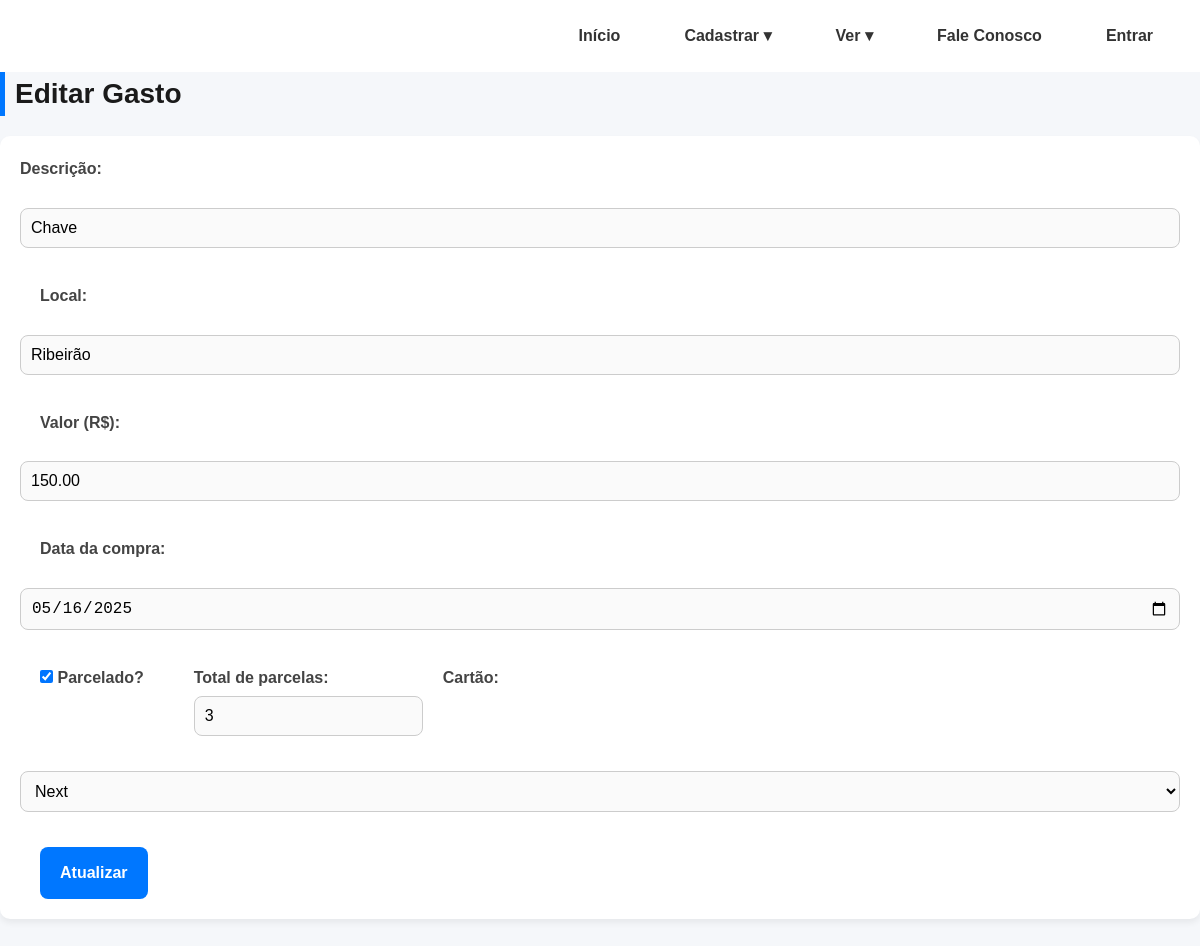
The page /editar_gasto.php?id=10 on the database its author committed.
### tables this page shows
CREATE TABLE `gastos` (
  `id` int(11) NOT NULL,
  `descricao` varchar(100) DEFAULT NULL,
  `local` varchar(100) NOT NULL,
  `valor` decimal(10,2) DEFAULT NULL,
  `data_compra` date DEFAULT NULL,
  `parcelado` tinyint(1) NOT NULL DEFAULT 0,
  `parcela_atual` int(11) NOT NULL DEFAULT 1,
  `total_parcelas` int(11) NOT NULL DEFAULT 1,
  `id_cartao` int(11) DEFAULT NULL
);

CREATE TABLE `cartoes` (
  `id` int(11) NOT NULL,
  `nome` varchar(50) NOT NULL COMMENT 'nome do cartão'
);

### editar_gasto.php (the view, shortened to what this page needs)
<?php
include 'conexao.php';
$id = $_GET['id'];
$stmt = $conexao->prepare("SELECT * FROM gastos WHERE id = ?");
$stmt->bind_param("i", $id);
$stmt->execute();
$gasto = $stmt->get_result()->fetch_assoc();
$cartoes = $conexao->query("SELECT id, nome FROM cartoes ORDER BY nome ASC");
?>
<!DOCTYPE html>
<html lang="pt-br">
<head>
    <link rel="stylesheet" href="styles.css">
</head>
<body>
<?php include 'header.php'; ?>
<h2>Editar Gasto</h2>
<form action="atualizar_gasto.php" method="post">
    <label>Descrição:</label>
    <input type="text" name="descricao" value="<?= $gasto['descricao'] ?>" required><br>
    <label>Local:</label>
    <input type="text" name="local" value="<?= $gasto['local'] ?>"><br>
    <label>Valor (R$):</label>
    <input type="number" name="valor" step="0.01" value="<?= $gasto['valor'] ?>" required><br>
    <label>Data da compra:</label>
    <input type="date" name="data_compra" value="<?= $gasto['data_compra'] ?>" required><br>
    <label><input type="checkbox" id="parcelado" name="parcelado" value="1" onclick="toggleParcelamento()" <?= $gasto['parcelado'] ? 'checked' : '' ?>> Parcelado?</label><br>
    <div id="parcelas" style="display: <?= $gasto['parcelado'] ? 'block' : 'none' ?>;">
        <label>Total de parcelas:</label>
        <input type="number" name="total_parcelas" min="2" value="<?= $gasto['total_parcelas'] ?>"><br>
    </div>
    <label>Cartão:</label>
    <select name="id_cartao" required>
        <?php while ($cartao = $cartoes->fetch_assoc()): ?>
            <option value="<?= $cartao['id'] ?>" <?= $gasto['id_cartao'] == $cartao['id'] ? 'selected' : '' ?>>
                <?= $cartao['nome'] ?>
            </option>
        <?php endwhile; ?>
    </select><br><br>
    <button type="submit">Atualizar</button>
</form>
</body>
</html>

### styles.css (style rules this page uses)
* { margin: 0; padding: 0; box-sizing: border-box; }
body { font-family: 'Segoe UI', Tahoma, Geneva, Verdana, sans-serif; background-color: #f5f7fa; color: #2b2d42; padding: 40px 20px; }
h2 { font-size: 2rem; margin-bottom: 24px; color: #1a1a1a; }
form { display: flex; flex-wrap: wrap; gap: 20px; background: #ffffff; padding: 20px; border-radius: 12px; box-shadow: 0 0 8px rgba(0, 0, 0, 0.06); margin-bottom: 30px; }
form label { font-weight: 600; margin-right: 10px; }
form select, form input { padding: 10px 14px; border: 1px solid #ccc; border-radius: 8px; background: #fafafa; font-size: 1rem; }
form button { padding: 10px 20px; background-color: #2b2d42; color: #ffffff; border: none; border-radius: 8px; font-weight: bold; cursor: pointer; transition: background 0.3s ease; }
body { font-family: 'Segoe UI', Tahoma, Geneva, Verdana, sans-serif; background-color: #f5f7fa; color: #333; padding: 20px; line-height: 1.6; }
h2 { margin-bottom: 20px; color: #1a1a1a; font-size: 28px; border-left: 5px solid #0077ff; padding-left: 10px; }
form { margin-bottom: 30px; background: #ffffff; padding: 20px; border-radius: 10px; box-shadow: 0 4px 6px rgba(0,0,0,0.06); }
form label { display: block; margin-bottom: 6px; font-weight: bold; color: #444; }
form input[type="text"], form input[type="number"], form input[type="date"], form select { width: 100%; padding: 10px; border: 1px solid #ccc; border-radius: 8px; margin-bottom: 15px; font-size: 16px; transition: border 0.2s; }
form button { background-color: #0077ff; color: white; border: none; padding: 12px 20px; border-radius: 8px; font-size: 16px; cursor: pointer; transition: background 0.3s; }

### header.php (style rules this page uses)
body { margin: 0; padding: 0; font-family: 'Arial', sans-serif; }

### rows shown on the page
gastos: descricao "Chave", local "Ribeirão", valor "150.00", data_compra "05/16/2025", parcelado "☑", total_parcelas "3", id_cartao "Next"
